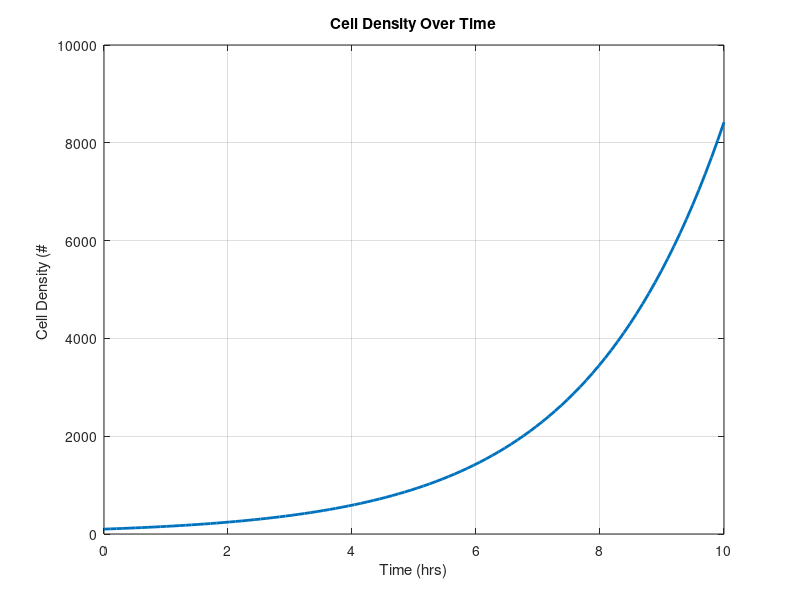

This chart was generated by the following MATLAB code:
% Constants
A1 = 0.5; % nonnegative constant
A2 = 0.5; % nonnegative constant
mu1max = 0.7; % maximum specific cell growth rate constant (time−1)
mu2max = 0.6; % maximum specific cell growth rate constant (time−1)
mu1half = 100; % number of occupied receptors required to generate a half-maximal response (#/unit volume)
mu2half = 150; % number of occupied receptors required to generate a half-maximal response (#/unit volume)
mu0 = 0.01; % cell proliferation rate independent of EGFR and HER2 receptors (time−1)

% Time vector
t = linspace(0,10,100); 

% C and T values can be modified as per requirement 
C = 200;
T = 300;

% Calculating mu(C,T) over time using the given equation
mu_CT = A1 * mu1max * C ./ (mu1half + C) + A2 * mu2max * T ./ (mu2half + T) + mu0;

% Cell density over time assuming an initial density of cells N(0)=100 
N_0=100;
N_t=N_0*exp(mu_CT.*t);

% Plotting the graph for cell density over time
figure;
plot(t,N_t,'LineWidth',2);
xlabel('Time (hrs)');
ylabel('Cell Density (# ');
title('Cell Density Over Time');
grid on;